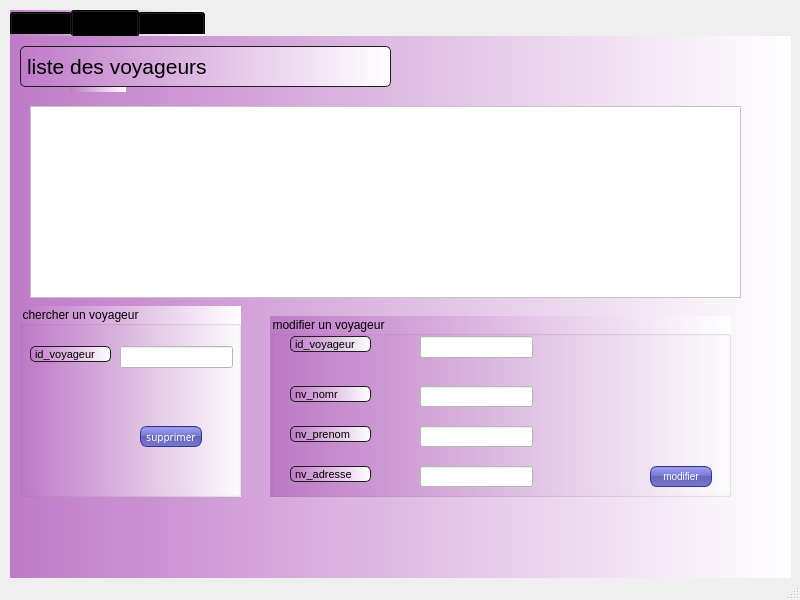
<?xml version="1.0" encoding="UTF-8"?>
<ui version="4.0">
 <class>MainWindow</class>
 <widget class="QMainWindow" name="MainWindow">
  <property name="geometry">
   <rect>
    <x>0</x>
    <y>0</y>
    <width>800</width>
    <height>600</height>
   </rect>
  </property>
  <property name="windowTitle">
   <string>MainWindow</string>
  </property>
  <widget class="QWidget" name="centralwidget">
   <widget class="QTabWidget" name="tabWidget">
    <property name="geometry">
     <rect>
      <x>10</x>
      <y>10</y>
      <width>781</width>
      <height>581</height>
     </rect>
    </property>
    <property name="styleSheet">
     <string notr="true">background-color: qlineargradient(spread:pad, x1:0, y1:0, x2:1, y2:0, stop:0 rgba(191, 122, 200, 255), stop:1 rgba(255, 255, 255, 255));

border-color: qlineargradient(spread:pad, x1:0, y1:1, x2:0, y2:0, stop:0 rgba(0, 0, 0, 255), stop:0.05 rgba(14, 8, 73, 255), stop:0.36 rgba(28, 17, 145, 255), stop:0.6 rgba(126, 14, 81, 255), stop:0.75 rgba(234, 11, 11, 255), stop:0.79 rgba(244, 70, 5, 255), stop:0.86 rgba(255, 136, 0, 255), stop:0.935 rgba(239, 236, 55, 255));

</string>
    </property>
    <property name="currentIndex">
     <number>1</number>
    </property>
    <widget class="QWidget" name="tab_2">
     <attribute name="title">
      <string>ajouter</string>
     </attribute>
     <widget class="QGroupBox" name="groupBox_2">
      <property name="geometry">
       <rect>
        <x>0</x>
        <y>0</y>
        <width>781</width>
        <height>531</height>
       </rect>
      </property>
      <property name="styleSheet">
       <string notr="true"/>
      </property>
      <property name="title">
       <string>ajouter un voyageur</string>
      </property>
      <widget class="QLabel" name="label_4">
       <property name="geometry">
        <rect>
         <x>110</x>
         <y>130</y>
         <width>111</width>
         <height>31</height>
        </rect>
       </property>
       <property name="font">
        <font>
         <family>MS Shell Dlg 2</family>
         <pointsize>16</pointsize>
         <weight>50</weight>
         <italic>false</italic>
         <bold>false</bold>
        </font>
       </property>
       <property name="styleSheet">
        <string notr="true">font: 16pt &quot;Rockwell&quot;;
font: 16pt &quot;MS Shell Dlg 2&quot;;
padding: 1px;
    border-style: solid;
    border: 1px solid #1e1e1e;
    border-radius: 5;</string>
       </property>
       <property name="text">
        <string>nom</string>
       </property>
      </widget>
      <widget class="QLabel" name="label_5">
       <property name="geometry">
        <rect>
         <x>110</x>
         <y>180</y>
         <width>111</width>
         <height>31</height>
        </rect>
       </property>
       <property name="font">
        <font>
         <family>MS Shell Dlg 2</family>
         <pointsize>16</pointsize>
         <weight>50</weight>
         <italic>false</italic>
         <bold>false</bold>
        </font>
       </property>
       <property name="styleSheet">
        <string notr="true">font: 16pt &quot;Rockwell&quot;;
font: 16pt &quot;MS Shell Dlg 2&quot;;
padding: 1px;
    border-style: solid;
    border: 1px solid #1e1e1e;
    border-radius: 5;</string>
       </property>
       <property name="text">
        <string>prenom</string>
       </property>
      </widget>
      <widget class="QLabel" name="label_6">
       <property name="geometry">
        <rect>
         <x>110</x>
         <y>230</y>
         <width>111</width>
         <height>31</height>
        </rect>
       </property>
       <property name="font">
        <font>
         <family>MS Shell Dlg 2</family>
         <pointsize>16</pointsize>
         <weight>50</weight>
         <italic>false</italic>
         <bold>false</bold>
        </font>
       </property>
       <property name="styleSheet">
        <string notr="true">font: 16pt &quot;Rockwell&quot;;
font: 16pt &quot;MS Shell Dlg 2&quot;;
padding: 1px;
    border-style: solid;
    border: 1px solid #1e1e1e;
    border-radius: 5;</string>
       </property>
       <property name="text">
        <string>cin</string>
       </property>
      </widget>
      <widget class="QLineEdit" name="lineEdit_nom">
       <property name="geometry">
        <rect>
         <x>430</x>
         <y>130</y>
         <width>113</width>
         <height>31</height>
        </rect>
       </property>
       <property name="styleSheet">
        <string notr="true">background-color: rgb(255, 255, 255);</string>
       </property>
      </widget>
      <widget class="QLineEdit" name="lineEdit_prenom">
       <property name="geometry">
        <rect>
         <x>430</x>
         <y>180</y>
         <width>113</width>
         <height>31</height>
        </rect>
       </property>
       <property name="styleSheet">
        <string notr="true">background-color: rgb(255, 255, 255);</string>
       </property>
      </widget>
      <widget class="QLineEdit" name="lineEdit_cin">
       <property name="geometry">
        <rect>
         <x>430</x>
         <y>230</y>
         <width>113</width>
         <height>31</height>
        </rect>
       </property>
       <property name="styleSheet">
        <string notr="true">background-color: rgb(255, 255, 255);</string>
       </property>
      </widget>
      <widget class="QLabel" name="label_12">
       <property name="geometry">
        <rect>
         <x>110</x>
         <y>290</y>
         <width>141</width>
         <height>31</height>
        </rect>
       </property>
       <property name="font">
        <font>
         <family>MS Shell Dlg 2</family>
         <pointsize>16</pointsize>
         <weight>50</weight>
         <italic>false</italic>
         <bold>false</bold>
        </font>
       </property>
       <property name="styleSheet">
        <string notr="true">font: 16pt &quot;Rockwell&quot;;
font: 16pt &quot;MS Shell Dlg 2&quot;;
padding: 1px;
    border-style: solid;
    border: 1px solid #1e1e1e;
    border-radius: 5;</string>
       </property>
       <property name="text">
        <string>adressse</string>
       </property>
      </widget>
      <widget class="QLineEdit" name="lineEdit_adresse">
       <property name="geometry">
        <rect>
         <x>430</x>
         <y>290</y>
         <width>113</width>
         <height>31</height>
        </rect>
       </property>
       <property name="styleSheet">
        <string notr="true">background-color: rgb(255, 255, 255);</string>
       </property>
       <property name="text">
        <string/>
       </property>
      </widget>
      <widget class="QLabel" name="label">
       <property name="geometry">
        <rect>
         <x>110</x>
         <y>350</y>
         <width>221</width>
         <height>31</height>
        </rect>
       </property>
       <property name="font">
        <font>
         <family>MS Shell Dlg 2</family>
         <pointsize>16</pointsize>
         <weight>50</weight>
         <italic>false</italic>
         <bold>false</bold>
        </font>
       </property>
       <property name="styleSheet">
        <string notr="true">font: 16pt &quot;Rockwell&quot;;
font: 16pt &quot;MS Shell Dlg 2&quot;;
padding: 1px;
    border-style: solid;
    border: 1px solid #1e1e1e;
    border-radius: 5;</string>
       </property>
       <property name="text">
        <string>date de naissance</string>
       </property>
      </widget>
      <widget class="QDateEdit" name="dateEdit">
       <property name="geometry">
        <rect>
         <x>430</x>
         <y>350</y>
         <width>110</width>
         <height>22</height>
        </rect>
       </property>
       <property name="styleSheet">
        <string notr="true">background-color: rgb(255, 255, 255);</string>
       </property>
      </widget>
      <widget class="QPushButton" name="upLeft">
       <property name="geometry">
        <rect>
         <x>640</x>
         <y>400</y>
         <width>93</width>
         <height>101</height>
        </rect>
       </property>
       <property name="styleSheet">
        <string notr="true">#upLeft {
background-color:black;
border-image: url(:off.png);
background: none;
border: none;
background-repeat: none;
}
#upLeft:pressed
{
   border-image: url(:on.png);
}</string>
       </property>
       <property name="text">
        <string/>
       </property>
      </widget>
      <widget class="QLabel" name="label_logo">
       <property name="geometry">
        <rect>
         <x>650</x>
         <y>20</y>
         <width>111</width>
         <height>91</height>
        </rect>
       </property>
       <property name="text">
        <string/>
       </property>
      </widget>
      <zorder>label_5</zorder>
      <zorder>label_6</zorder>
      <zorder>lineEdit_nom</zorder>
      <zorder>lineEdit_prenom</zorder>
      <zorder>lineEdit_cin</zorder>
      <zorder>label_12</zorder>
      <zorder>lineEdit_adresse</zorder>
      <zorder>label</zorder>
      <zorder>dateEdit</zorder>
      <zorder>upLeft</zorder>
      <zorder>label_4</zorder>
      <zorder>label_logo</zorder>
     </widget>
    </widget>
    <widget class="QWidget" name="tab">
     <attribute name="title">
      <string>afficher </string>
     </attribute>
     <widget class="QLabel" name="label_2">
      <property name="geometry">
       <rect>
        <x>60</x>
        <y>40</y>
        <width>56</width>
        <height>16</height>
       </rect>
      </property>
      <property name="text">
       <string/>
      </property>
     </widget>
     <widget class="QLabel" name="label_13">
      <property name="geometry">
       <rect>
        <x>10</x>
        <y>10</y>
        <width>371</width>
        <height>41</height>
       </rect>
      </property>
      <property name="font">
       <font>
        <family>MS Shell Dlg 2</family>
        <pointsize>16</pointsize>
        <weight>50</weight>
        <italic>false</italic>
        <bold>false</bold>
       </font>
      </property>
      <property name="styleSheet">
       <string notr="true">font: 16pt &quot;Rockwell&quot;;
font: 16pt &quot;MS Shell Dlg 2&quot;;
padding: 1px;
    border-style: solid;
    border: 1px solid #1e1e1e;
    border-radius: 5;</string>
      </property>
      <property name="text">
       <string>liste des voyageurs</string>
      </property>
     </widget>
     <widget class="QGroupBox" name="groupBox">
      <property name="geometry">
       <rect>
        <x>10</x>
        <y>270</y>
        <width>221</width>
        <height>191</height>
       </rect>
      </property>
      <property name="styleSheet">
       <string notr="true">

QPushButton {
color: white;
background-color: QLinearGradient( x1: 0, y1: 0, x2: 0, y2: 1, stop: 0 #88d, stop: 0.1 #99e, stop: 0.49 #77c, stop: 0.5 #66b, stop: 1 #77c);
border-width: 1px;
border-color: #339;
border-style: solid;
border-radius: 7;
padding: 3px;
font-size: 10px;
padding-left: 5px;
padding-right: 5px;
min-width: 50px;
max-width: 50px;
min-height: 13px;
max-height: 13px;
}

</string>
      </property>
      <property name="title">
       <string>chercher un voyageur</string>
      </property>
      <widget class="QLabel" name="label_3">
       <property name="geometry">
        <rect>
         <x>10</x>
         <y>40</y>
         <width>81</width>
         <height>16</height>
        </rect>
       </property>
       <property name="font">
        <font>
         <family>MS Shell Dlg 2</family>
         <pointsize>8</pointsize>
         <weight>50</weight>
         <italic>false</italic>
         <bold>false</bold>
        </font>
       </property>
       <property name="styleSheet">
        <string notr="true">font: 8pt &quot;Rockwell&quot;;
font: 8pt &quot;MS Shell Dlg 2&quot;;
padding: 1px;
    border-style: solid;
    border: 1px solid #1e1e1e;
    border-radius: 5;</string>
       </property>
       <property name="text">
        <string>id_voyageur</string>
       </property>
      </widget>
      <widget class="QLineEdit" name="lineEdit_soc">
       <property name="geometry">
        <rect>
         <x>100</x>
         <y>40</y>
         <width>113</width>
         <height>22</height>
        </rect>
       </property>
       <property name="styleSheet">
        <string notr="true">background-color: rgb(255, 255, 255);</string>
       </property>
      </widget>
      <widget class="QPushButton" name="pushButton_supprimer">
       <property name="geometry">
        <rect>
         <x>120</x>
         <y>120</y>
         <width>62</width>
         <height>21</height>
        </rect>
       </property>
       <property name="font">
        <font>
         <family>Rockwell</family>
         <pointsize>-1</pointsize>
        </font>
       </property>
       <property name="text">
        <string>supprimer</string>
       </property>
      </widget>
     </widget>
     <widget class="QGroupBox" name="groupBox_3">
      <property name="geometry">
       <rect>
        <x>260</x>
        <y>280</y>
        <width>461</width>
        <height>181</height>
       </rect>
      </property>
      <property name="styleSheet">
       <string notr="true">

QPushButton {
color: white;
background-color: QLinearGradient( x1: 0, y1: 0, x2: 0, y2: 1, stop: 0 #88d, stop: 0.1 #99e, stop: 0.49 #77c, stop: 0.5 #66b, stop: 1 #77c);
border-width: 1px;
border-color: #339;
border-style: solid;
border-radius: 7;
padding: 3px;
font-size: 10px;
padding-left: 5px;
padding-right: 5px;
min-width: 50px;
max-width: 50px;
min-height: 13px;
max-height: 13px;
}

</string>
      </property>
      <property name="title">
       <string>modifier un voyageur</string>
      </property>
      <widget class="QPushButton" name="pushButton_modifier">
       <property name="geometry">
        <rect>
         <x>380</x>
         <y>150</y>
         <width>62</width>
         <height>21</height>
        </rect>
       </property>
       <property name="text">
        <string>modifier</string>
       </property>
      </widget>
      <widget class="QLineEdit" name="lineEdit_soc_2">
       <property name="geometry">
        <rect>
         <x>150</x>
         <y>20</y>
         <width>113</width>
         <height>22</height>
        </rect>
       </property>
       <property name="styleSheet">
        <string notr="true">background-color: rgb(255, 255, 255);</string>
       </property>
      </widget>
      <widget class="QLabel" name="label_7">
       <property name="geometry">
        <rect>
         <x>20</x>
         <y>20</y>
         <width>81</width>
         <height>16</height>
        </rect>
       </property>
       <property name="font">
        <font>
         <family>MS Shell Dlg 2</family>
         <pointsize>8</pointsize>
         <weight>50</weight>
         <italic>false</italic>
         <bold>false</bold>
        </font>
       </property>
       <property name="styleSheet">
        <string notr="true">font: 8pt &quot;Rockwell&quot;;
font: 8pt &quot;MS Shell Dlg 2&quot;;
padding: 1px;
    border-style: solid;
    border: 1px solid #1e1e1e;
    border-radius: 5;</string>
       </property>
       <property name="text">
        <string>id_voyageur</string>
       </property>
      </widget>
      <widget class="QLabel" name="label_9">
       <property name="geometry">
        <rect>
         <x>20</x>
         <y>70</y>
         <width>81</width>
         <height>16</height>
        </rect>
       </property>
       <property name="font">
        <font>
         <family>MS Shell Dlg 2</family>
         <pointsize>8</pointsize>
         <weight>50</weight>
         <italic>false</italic>
         <bold>false</bold>
        </font>
       </property>
       <property name="styleSheet">
        <string notr="true">font: 8pt &quot;Rockwell&quot;;
font: 8pt &quot;MS Shell Dlg 2&quot;;
padding: 1px;
    border-style: solid;
    border: 1px solid #1e1e1e;
    border-radius: 5;</string>
       </property>
       <property name="text">
        <string>nv_nomr</string>
       </property>
      </widget>
      <widget class="QLabel" name="label_10">
       <property name="geometry">
        <rect>
         <x>20</x>
         <y>150</y>
         <width>81</width>
         <height>16</height>
        </rect>
       </property>
       <property name="font">
        <font>
         <family>MS Shell Dlg 2</family>
         <pointsize>8</pointsize>
         <weight>50</weight>
         <italic>false</italic>
         <bold>false</bold>
        </font>
       </property>
       <property name="styleSheet">
        <string notr="true">font: 8pt &quot;Rockwell&quot;;
font: 8pt &quot;MS Shell Dlg 2&quot;;
padding: 1px;
    border-style: solid;
    border: 1px solid #1e1e1e;
    border-radius: 5;</string>
       </property>
       <property name="text">
        <string>nv_adresse</string>
       </property>
      </widget>
      <widget class="QLabel" name="label_11">
       <property name="geometry">
        <rect>
         <x>20</x>
         <y>110</y>
         <width>81</width>
         <height>16</height>
        </rect>
       </property>
       <property name="font">
        <font>
         <family>MS Shell Dlg 2</family>
         <pointsize>8</pointsize>
         <weight>50</weight>
         <italic>false</italic>
         <bold>false</bold>
        </font>
       </property>
       <property name="styleSheet">
        <string notr="true">font: 8pt &quot;Rockwell&quot;;
font: 8pt &quot;MS Shell Dlg 2&quot;;
padding: 1px;
    border-style: solid;
    border: 1px solid #1e1e1e;
    border-radius: 5;</string>
       </property>
       <property name="text">
        <string>nv_prenom</string>
       </property>
      </widget>
      <widget class="QLineEdit" name="lineEdit_nvadresse">
       <property name="geometry">
        <rect>
         <x>150</x>
         <y>150</y>
         <width>113</width>
         <height>21</height>
        </rect>
       </property>
       <property name="styleSheet">
        <string notr="true">background-color: rgb(255, 255, 255);</string>
       </property>
      </widget>
      <widget class="QLineEdit" name="lineEdit_ncprenom">
       <property name="geometry">
        <rect>
         <x>150</x>
         <y>110</y>
         <width>113</width>
         <height>21</height>
        </rect>
       </property>
       <property name="styleSheet">
        <string notr="true">background-color: rgb(255, 255, 255);</string>
       </property>
      </widget>
      <widget class="QLineEdit" name="lineEdit_nvnom">
       <property name="geometry">
        <rect>
         <x>150</x>
         <y>70</y>
         <width>113</width>
         <height>21</height>
        </rect>
       </property>
       <property name="styleSheet">
        <string notr="true">background-color: rgb(255, 255, 255);</string>
       </property>
      </widget>
     </widget>
     <widget class="QTableView" name="table_voyageur">
      <property name="geometry">
       <rect>
        <x>20</x>
        <y>70</y>
        <width>711</width>
        <height>192</height>
       </rect>
      </property>
      <property name="styleSheet">
       <string notr="true">background-color: rgb(255, 255, 255);</string>
      </property>
     </widget>
    </widget>
    <widget class="QWidget" name="tab_3">
     <attribute name="title">
      <string>modifier</string>
     </attribute>
    </widget>
   </widget>
  </widget>
  <widget class="QMenuBar" name="menubar">
   <property name="geometry">
    <rect>
     <x>0</x>
     <y>0</y>
     <width>800</width>
     <height>26</height>
    </rect>
   </property>
  </widget>
  <widget class="QStatusBar" name="statusbar"/>
 </widget>
 <resources/>
 <connections/>
</ui>
